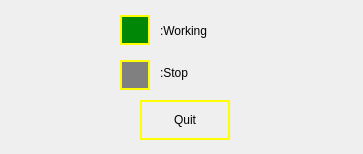
<?xml version="1.0" encoding="UTF-8"?>
<ui version="4.0">
 <class>CAcuHelpDialog</class>
 <widget class="QDialog" name="CAcuHelpDialog">
  <property name="windowModality">
   <enum>Qt::ApplicationModal</enum>
  </property>
  <property name="geometry">
   <rect>
    <x>0</x>
    <y>0</y>
    <width>363</width>
    <height>154</height>
   </rect>
  </property>
  <property name="windowTitle">
   <string>Dialog</string>
  </property>
  <property name="modal">
   <bool>true</bool>
  </property>
  <widget class="QLabel" name="label">
   <property name="geometry">
    <rect>
     <x>120</x>
     <y>15</y>
     <width>30</width>
     <height>30</height>
    </rect>
   </property>
   <property name="styleSheet">
    <string>background-color: rgb(0, 135, 06);
border: 2px solid  rgb(255, 255, 0);</string>
   </property>
   <property name="text">
    <string/>
   </property>
  </widget>
  <widget class="QLabel" name="label_2">
   <property name="geometry">
    <rect>
     <x>120</x>
     <y>60</y>
     <width>30</width>
     <height>30</height>
    </rect>
   </property>
   <property name="styleSheet">
    <string notr="true">background-color: gray;
border: 2px solid  rgb(255, 255, 0);</string>
   </property>
   <property name="text">
    <string/>
   </property>
  </widget>
  <widget class="QLabel" name="Label1_5">
   <property name="geometry">
    <rect>
     <x>160</x>
     <y>15</y>
     <width>281</width>
     <height>31</height>
    </rect>
   </property>
   <property name="font">
    <font/>
   </property>
   <property name="styleSheet">
    <string/>
   </property>
   <property name="text">
    <string>:Working</string>
   </property>
  </widget>
  <widget class="QLabel" name="Label1_6">
   <property name="geometry">
    <rect>
     <x>160</x>
     <y>60</y>
     <width>121</width>
     <height>26</height>
    </rect>
   </property>
   <property name="font">
    <font/>
   </property>
   <property name="styleSheet">
    <string/>
   </property>
   <property name="text">
    <string>:Stop</string>
   </property>
  </widget>
  <widget class="QPushButton" name="quitPushButton">
   <property name="geometry">
    <rect>
     <x>140</x>
     <y>100</y>
     <width>90</width>
     <height>40</height>
    </rect>
   </property>
   <property name="font">
    <font/>
   </property>
   <property name="styleSheet">
    <string>border: 2px solid  rgb(255, 255, 0);

</string>
   </property>
   <property name="text">
    <string>Quit</string>
   </property>
  </widget>
 </widget>
 <resources/>
 <connections/>
</ui>
